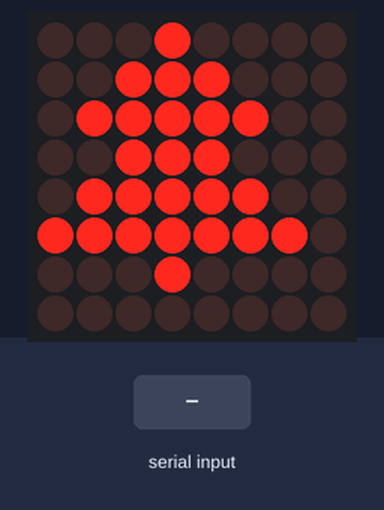
A program run on a simulated Raspberry Pi (header pin numbers). Shown: 8×8 LED matrix. Inputs (shaded band) come from the test bench. What the program prints to the terminal is not drawn.

Above: at 1.2 s.

The program:

dot_matrix_tree_max7219.py
```python
from DisplayMatrixMax7219 import DisplayMatrixMax7219

latch = 15
clock = 13
data_in = 11

display = DisplayMatrixMax7219(latch = latch, clock = clock, data_in = data_in)

try:
    while True:
        display.display([
            '00010000',
            '00111000',
            '01111100',
            '00111000',
            '01111100',
            '11111110',
            '00010000',
            '00000000'
        ])
        input('Press ENTER to stop...')
except KeyboardInterrupt:
    pass
except SyntaxError:
    pass
finally:
    print "\nBye bye!"
```

DisplayMatrixMax7219.py
```python
import time
import RPi.GPIO as GPIO

GPIO.setmode(GPIO.BOARD)

class DisplayMatrixMax7219:

    def __init__(self, latch = 15, clock = 13, data_in = 11, intensity = 2):
        self.latch = latch,
        self.clock = clock,
        self.data_in = data_in

        GPIO.setup(self.latch, GPIO.OUT)
        GPIO.setup(self.clock, GPIO.OUT)
        GPIO.setup(self.data_in, GPIO.OUT)

        GPIO.output(self.latch, GPIO.LOW)
        GPIO.output(self.clock, GPIO.LOW)
        self._initMAX7219(intensity)

    def _tick(self):
        GPIO.output(self.clock, GPIO.HIGH)
        GPIO.output(self.clock, GPIO.LOW)
        return

    def _pulseLatch(self):
        GPIO.output(self.latch, GPIO.HIGH)
        GPIO.output(self.latch, GPIO.LOW)
        return

    def _pushData(self, value):
        for x in range(0,8):
            temp = value & 0x80
            if temp == 0x80:
                GPIO.output(self.data_in, 1) # data bit HIGH
            else:
                GPIO.output(self.data_in, 0) # data bit LOW
            self._tick()
            value = value << 0x01 # shift left
        return

    def _initMAX7219(self, intensity):
        # no decode
        self._pushData(0x09)
        self._pushData(0x00)
        self._pulseLatch();

        # set intensity
        self._pushData(0x0A)
        self._pushData(intensity)
        self._pulseLatch()

        # set scan limit 0-7
        self._pushData(0x0B)
        self._pushData(0x07)
        self._pulseLatch()

        for i in range(0, 9):
            self.writeMAX7219(0, i)
        self.displayOn()

    def writeMAX7219(self, data, location):
        self._pushData(location)
        self._pushData(data)
        self._pulseLatch()
        return


    def displayOff(self):
        self._pushData(0x0C)
        self._pushData(0x00)
        self._pulseLatch()


    def displayOn(self):
        self._pushData(0x0C)
        self._pushData(0x01)
        self._pulseLatch()

    def display(self, out):
        for i in range(0, len(out)):
            self.writeMAX7219(int(out[i], 2), (i % 8) + 1)

    def line(self, index):
        return ((7 - index) * '0') + '1' + (index * '0')

    def __del__(self):
        self.displayOff()
        GPIO.cleanup()
```
